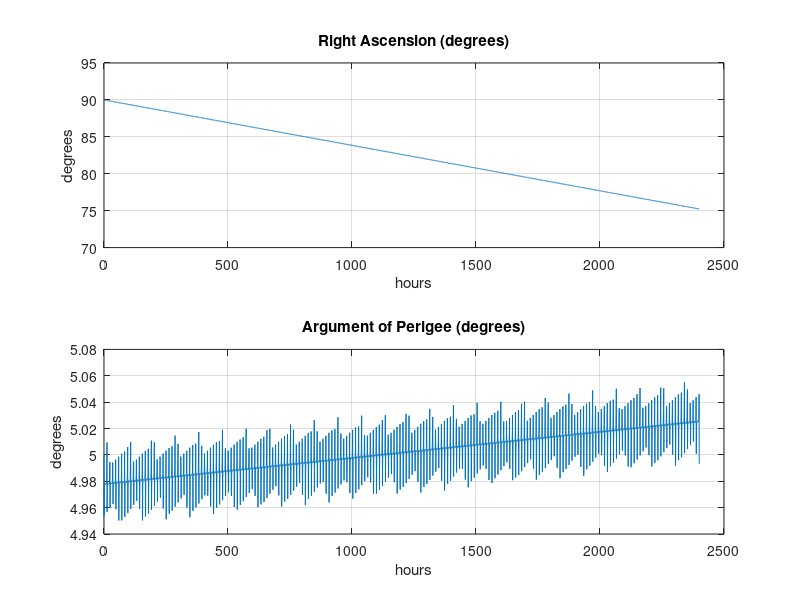
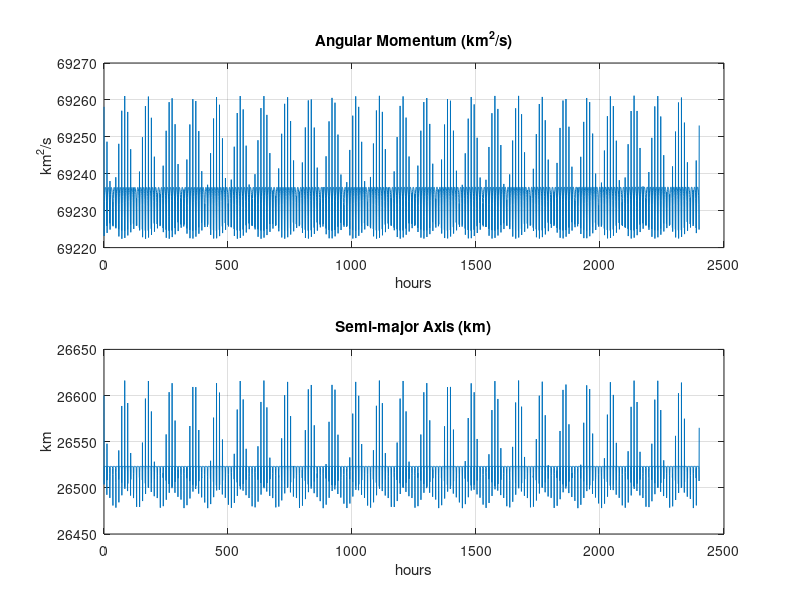
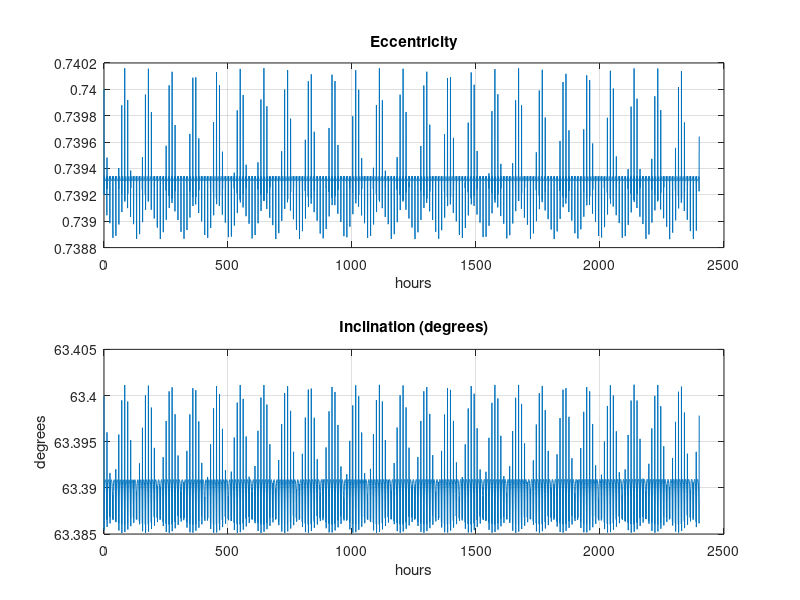
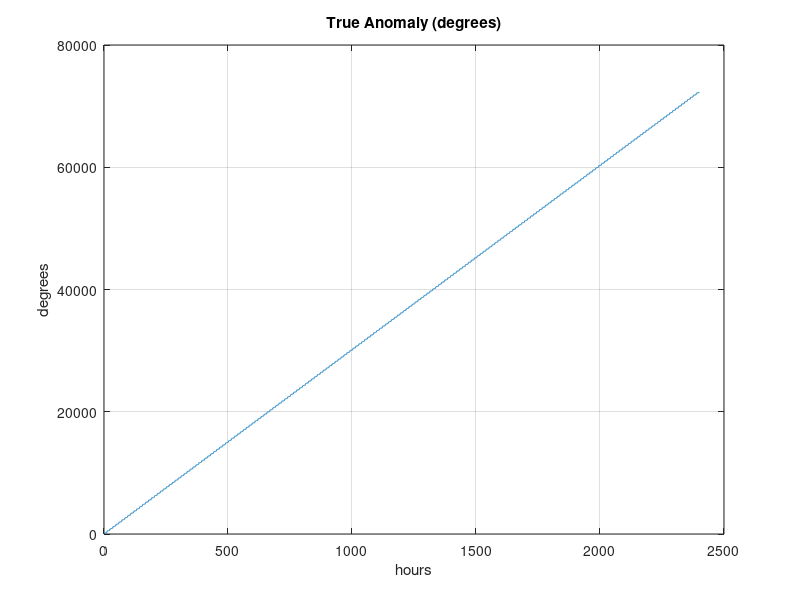

These charts were generated, in order, by the following MATLAB code:
function Gauss_variational_eqns

clc
clear variables 

pi = 3.1416; % pi
mu = 3.986e5; % km^3/s^2, gravitational constant
Re = 6378; % km, Earth's radius 
J2 = 0.00108; % J2 pertubation 

% Given Orbital Elemens: 
a0 = 26600; % km, initial semi-major axis 
i0 = 1.10654; % degrees, initial inclination angle 
e0 = 0.74; % initial eccentricity 
w0 = 5.*(pi./180); % radians, initial argument of perigee angle
omega0 = 90.*(pi./180); % radians, initial right ascension of the node
M0 = 10.*(pi./180); % radians, initial man anomaly 

%rp0 = a0.*(1-e0); % km, initial radius of perigee
%ra0 = a0.*(1+e0); % km, initial radius of apogee 
h0 = sqrt(mu.*a0.*(1-e0.^2)); % km^2/s, initial angular momentum 
T0 = 2.*pi.*sqrt((a0.^3)./mu); % sec, initial period 

% store initial orbital elements: 
coe0 = [h0 e0 omega0 i0 w0 M0]; 


% Use ODE45 to integrate the Gauss variational equations (Equations
% 12.89) from t0 to tf:
t0 = 0; % sec, initial time
days = 100; % days of time evolution
tf = days*24*3600; % sec, final time
nout = 5000; %number of solution points to output for plotting purposes
tspan = linspace(t0, tf, nout); % time steps

options = odeset(...
 'reltol', 1.e-8, ... 
 'abstol', 1.e-8, ...
'initialstep', T0/1000);
y0 = coe0';
[t,y] = ode45(@rates, tspan, y0, options);

% Assign the time histories mnemonic variable names:
h = y(:,1);
e = y(:,2);
omega = y(:,3);
i = y(:,4);
w = y(:,5);
M = y(:,6);

a = (h.^2)./(mu.*(1-e.^2)); 

%Plot the time histories of the osculating elements:
figure
subplot(2,1,1)
plot(t/3600,omega*(180./pi))
title('Right Ascension (degrees)')
xlabel('hours')
ylabel('degrees')
grid on
subplot(2,1,2)
plot(t/3600,w*(180./pi))
title('Argument of Perigee (degrees)')
xlabel('hours')
ylabel('degrees')
grid on


figure
subplot(2,1,1)
plot(t/3600,h)
title('Angular Momentum (km^2/s)')
xlabel('hours')
ylabel('km^2/s')
grid on
subplot(2,1,2)
plot(t/3600,a)
title('Semi-major Axis (km)')
xlabel('hours')
ylabel('km')
grid on

figure
subplot(2,1,1)
plot(t/3600,e)
title('Eccentricity')
xlabel('hours')
grid on
subplot(2,1,2)
plot(t/3600,i*(180./pi))
title('Inclination (degrees)')
xlabel('hours')
ylabel('degrees')
grid on

figure
plot(t/3600,M*(180./pi))
title('True Anomaly (degrees)')
xlabel('hours')
ylabel('degrees')
grid on

% Subfunction:
%====================================================================
function dfdt = rates(~,f)
%w===================================================================
%
% This function calculates the time rates of the orbital elements
% from Gauss’s variational equations (Equations 12.89).
%-------------------------------------------------------------------------
% The orbital elements at time t:
h = f(1);
e = f(2);
omega = f(3);
i = f(4);
w = f(5);
M = f(6);

r = h^2/mu/(1 + e*cos(M)); % the radius
u = w + M; % argument of latitude

% orbital element rates at time t (Equations 12.89):
hdot = -3/2*J2*mu*Re^2/r^3*sin(i)^2*sin(2*u);

edot = ...
3/2*J2*mu*Re^2/h/r^3*(h^2/mu/r ...
*(sin(u)*sin(i)^2*(3*sin(M)*sin(u) - 2*cos(M)*cos(u)) - sin(M)) ...
-sin(i)^2*sin(2*u)*(e + cos(M)));

edot = 3/2*J2*mu*Re^2/h/r^3 ...
*(h^2/mu/r*sin(M)*(3*sin(i)^2*sin(u)^2 - 1) ...
-sin(2*u)*sin(i)^2*((2+e*cos(M))*cos(M)+e));

Mdot = h/r^2 + 3/2*J2*mu*Re^2/e/h/r^3 ...
*(h^2/mu/r*cos(M)*(3*sin(i)^2*sin(u)^2 - 1) ...
+ sin(2*u)*sin(i)^2*sin(M)*(h^2/mu/r + 1));

omegadot = -3*J2*mu*Re^2/h/r^3*sin(u)^2*cos(i);

idot = -3/4*J2*mu*Re^2/h/r^3*sin(2*u)*sin(2*i);

wdot = 3/2*J2*mu*Re^2/e/h/r^3 ...
*(-h^2/mu/r*cos(M)*(3*sin(i)^2*sin(u)^2 - 1) ...
- sin(2*u)*sin(i)^2*sin(M)*(2 + e*cos(M)) ...
+ 2*e*cos(i)^2*sin(u)^2);

% pass these rates back to ODE45 in the array dfdt:
dfdt = [hdot edot omegadot idot wdot Mdot]';
end

end 
